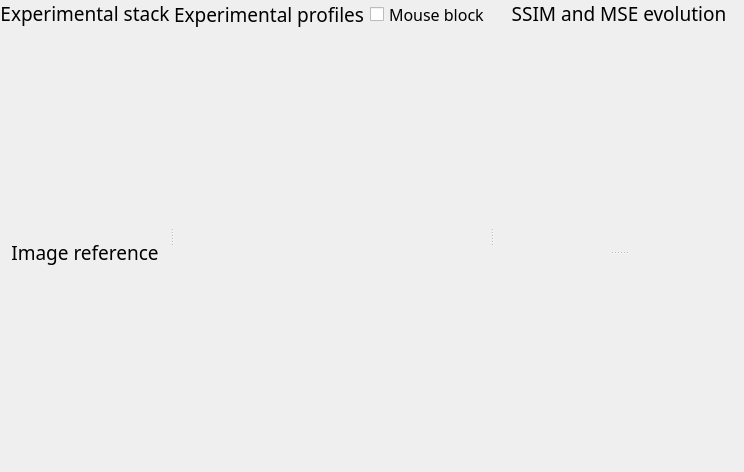
       <widget class="QSplitter" name="splitter_3">
        <property name="orientation">
         <enum>Qt::Horizontal</enum>
        </property>
        <widget class="QWidget" name="layoutWidget">
         <layout class="QVBoxLayout" name="verticalLayout_3">
          <item>
           <widget class="QLabel" name="label_6">
            <property name="palette">
             <palette>
              <active>
               <colorrole role="WindowText">
                <brush brushstyle="SolidPattern">
                 <color alpha="255">
                  <red>0</red>
                  <green>0</green>
                  <blue>0</blue>
                 </color>
                </brush>
               </colorrole>
               <colorrole role="Button">
                <brush brushstyle="SolidPattern">
                 <color alpha="255">
                  <red>253</red>
                  <green>249</green>
                  <blue>248</blue>
                 </color>
                </brush>
               </colorrole>
               <colorrole role="Text">
                <brush brushstyle="SolidPattern">
                 <color alpha="255">
                  <red>0</red>
                  <green>0</green>
                  <blue>0</blue>
                 </color>
                </brush>
               </colorrole>
               <colorrole role="ButtonText">
                <brush brushstyle="SolidPattern">
                 <color alpha="255">
                  <red>0</red>
                  <green>0</green>
                  <blue>0</blue>
                 </color>
                </brush>
               </colorrole>
               <colorrole role="Base">
                <brush brushstyle="SolidPattern">
                 <color alpha="255">
                  <red>253</red>
                  <green>249</green>
                  <blue>248</blue>
                 </color>
                </brush>
               </colorrole>
               <colorrole role="Window">
                <brush brushstyle="SolidPattern">
                 <color alpha="255">
                  <red>253</red>
                  <green>249</green>
                  <blue>248</blue>
                 </color>
                </brush>
               </colorrole>
              </active>
              <inactive>
               <colorrole role="WindowText">
                <brush brushstyle="SolidPattern">
                 <color alpha="255">
                  <red>0</red>
                  <green>0</green>
                  <blue>0</blue>
                 </color>
                </brush>
               </colorrole>
               <colorrole role="Button">
                <brush brushstyle="SolidPattern">
                 <color alpha="255">
                  <red>253</red>
                  <green>249</green>
                  <blue>248</blue>
                 </color>
                </brush>
               </colorrole>
               <colorrole role="Text">
                <brush brushstyle="SolidPattern">
                 <color alpha="255">
                  <red>0</red>
                  <green>0</green>
                  <blue>0</blue>
                 </color>
                </brush>
               </colorrole>
               <colorrole role="ButtonText">
                <brush brushstyle="SolidPattern">
                 <color alpha="255">
                  <red>0</red>
                  <green>0</green>
                  <blue>0</blue>
                 </color>
                </brush>
               </colorrole>
               <colorrole role="Base">
                <brush brushstyle="SolidPattern">
                 <color alpha="255">
                  <red>253</red>
                  <green>249</green>
                  <blue>248</blue>
                 </color>
                </brush>
               </colorrole>
               <colorrole role="Window">
                <brush brushstyle="SolidPattern">
                 <color alpha="255">
                  <red>253</red>
                  <green>249</green>
                  <blue>248</blue>
                 </color>
                </brush>
               </colorrole>
              </inactive>
              <disabled>
               <colorrole role="WindowText">
                <brush brushstyle="SolidPattern">
                 <color alpha="255">
                  <red>0</red>
                  <green>0</green>
                  <blue>0</blue>
                 </color>
                </brush>
               </colorrole>
               <colorrole role="Button">
                <brush brushstyle="SolidPattern">
                 <color alpha="255">
                  <red>253</red>
                  <green>249</green>
                  <blue>248</blue>
                 </color>
                </brush>
               </colorrole>
               <colorrole role="Text">
                <brush brushstyle="SolidPattern">
                 <color alpha="255">
                  <red>0</red>
                  <green>0</green>
                  <blue>0</blue>
                 </color>
                </brush>
               </colorrole>
               <colorrole role="ButtonText">
                <brush brushstyle="SolidPattern">
                 <color alpha="255">
                  <red>0</red>
                  <green>0</green>
                  <blue>0</blue>
                 </color>
                </brush>
               </colorrole>
               <colorrole role="Base">
                <brush brushstyle="SolidPattern">
                 <color alpha="255">
                  <red>253</red>
                  <green>249</green>
                  <blue>248</blue>
                 </color>
                </brush>
               </colorrole>
               <colorrole role="Window">
                <brush brushstyle="SolidPattern">
                 <color alpha="255">
                  <red>253</red>
                  <green>249</green>
                  <blue>248</blue>
                 </color>
                </brush>
               </colorrole>
              </disabled>
             </palette>
            </property>
            <property name="font">
             <font>
              <family>Noto Sans Cond</family>
              <pointsize>14</pointsize>
              <weight>50</weight>
              <italic>false</italic>
              <bold>false</bold>
             </font>
            </property>
            <property name="styleSheet">
             <string notr="true"/>
            </property>
            <property name="text">
             <string>Experimental stack</string>
            </property>
            <property name="alignment">
             <set>Qt::AlignCenter</set>
            </property>
           </widget>
          </item>
          <item>
           <widget class="ImageView" name="expSeries" native="true">
            <property name="sizePolicy">
             <sizepolicy hsizetype="MinimumExpanding" vsizetype="MinimumExpanding">
              <horstretch>0</horstretch>
              <verstretch>0</verstretch>
             </sizepolicy>
            </property>
            <property name="minimumSize">
             <size>
              <width>0</width>
              <height>200</height>
             </size>
            </property>
           </widget>
          </item>
          <item>
           <widget class="QLabel" name="label_13">
            <property name="palette">
             <palette>
              <active>
               <colorrole role="WindowText">
                <brush brushstyle="SolidPattern">
                 <color alpha="255">
                  <red>0</red>
                  <green>0</green>
                  <blue>0</blue>
                 </color>
                </brush>
               </colorrole>
               <colorrole role="Button">
                <brush brushstyle="SolidPattern">
                 <color alpha="255">
                  <red>253</red>
                  <green>249</green>
                  <blue>248</blue>
                 </color>
                </brush>
               </colorrole>
               <colorrole role="Text">
                <brush brushstyle="SolidPattern">
                 <color alpha="255">
                  <red>0</red>
                  <green>0</green>
                  <blue>0</blue>
                 </color>
                </brush>
               </colorrole>
               <colorrole role="ButtonText">
                <brush brushstyle="SolidPattern">
                 <color alpha="255">
                  <red>0</red>
                  <green>0</green>
                  <blue>0</blue>
                 </color>
                </brush>
               </colorrole>
               <colorrole role="Base">
                <brush brushstyle="SolidPattern">
                 <color alpha="255">
                  <red>253</red>
                  <green>249</green>
                  <blue>248</blue>
                 </color>
                </brush>
               </colorrole>
               <colorrole role="Window">
                <brush brushstyle="SolidPattern">
                 <color alpha="255">
                  <red>253</red>
                  <green>249</green>
                  <blue>248</blue>
                 </color>
                </brush>
               </colorrole>
              </active>
              <inactive>
               <colorrole role="WindowText">
                <brush brushstyle="SolidPattern">
                 <color alpha="255">
                  <red>0</red>
                  <green>0</green>
                  <blue>0</blue>
                 </color>
                </brush>
               </colorrole>
               <colorrole role="Button">
                <brush brushstyle="SolidPattern">
                 <color alpha="255">
                  <red>253</red>
                  <green>249</green>
                  <blue>248</blue>
                 </color>
                </brush>
               </colorrole>
               <colorrole role="Text">
                <brush brushstyle="SolidPattern">
                 <color alpha="255">
                  <red>0</red>
                  <green>0</green>
                  <blue>0</blue>
                 </color>
                </brush>
               </colorrole>
               <colorrole role="ButtonText">
                <brush brushstyle="SolidPattern">
                 <color alpha="255">
                  <red>0</red>
                  <green>0</green>
                  <blue>0</blue>
                 </color>
                </brush>
               </colorrole>
               <colorrole role="Base">
                <brush brushstyle="SolidPattern">
                 <color alpha="255">
                  <red>253</red>
                  <green>249</green>
                  <blue>248</blue>
                 </color>
                </brush>
               </colorrole>
               <colorrole role="Window">
                <brush brushstyle="SolidPattern">
                 <color alpha="255">
                  <red>253</red>
                  <green>249</green>
                  <blue>248</blue>
                 </color>
                </brush>
               </colorrole>
              </inactive>
              <disabled>
               <colorrole role="WindowText">
                <brush brushstyle="SolidPattern">
                 <color alpha="255">
                  <red>0</red>
                  <green>0</green>
                  <blue>0</blue>
                 </color>
                </brush>
               </colorrole>
               <colorrole role="Button">
                <brush brushstyle="SolidPattern">
                 <color alpha="255">
                  <red>253</red>
                  <green>249</green>
                  <blue>248</blue>
                 </color>
                </brush>
               </colorrole>
               <colorrole role="Text">
                <brush brushstyle="SolidPattern">
                 <color alpha="255">
                  <red>0</red>
                  <green>0</green>
                  <blue>0</blue>
                 </color>
                </brush>
               </colorrole>
               <colorrole role="ButtonText">
                <brush brushstyle="SolidPattern">
                 <color alpha="255">
                  <red>0</red>
                  <green>0</green>
                  <blue>0</blue>
                 </color>
                </brush>
               </colorrole>
               <colorrole role="Base">
                <brush brushstyle="SolidPattern">
                 <color alpha="255">
                  <red>253</red>
                  <green>249</green>
                  <blue>248</blue>
                 </color>
                </brush>
               </colorrole>
               <colorrole role="Window">
                <brush brushstyle="SolidPattern">
                 <color alpha="255">
                  <red>253</red>
                  <green>249</green>
                  <blue>248</blue>
                 </color>
                </brush>
               </colorrole>
              </disabled>
             </palette>
            </property>
            <property name="font">
             <font>
              <family>Noto Sans Cond</family>
              <pointsize>14</pointsize>
              <weight>50</weight>
              <italic>false</italic>
              <bold>false</bold>
             </font>
            </property>
            <property name="styleSheet">
             <string notr="true"/>
            </property>
            <property name="text">
             <string>Image reference</string>
            </property>
            <property name="alignment">
             <set>Qt::AlignCenter</set>
            </property>
           </widget>
          </item>
          <item>
           <widget class="ImageView" name="refSeries" native="true">
            <property name="sizePolicy">
             <sizepolicy hsizetype="MinimumExpanding" vsizetype="MinimumExpanding">
              <horstretch>0</horstretch>
              <verstretch>0</verstretch>
             </sizepolicy>
            </property>
            <property name="minimumSize">
             <size>
              <width>0</width>
              <height>200</height>
             </size>
            </property>
           </widget>
          </item>
         </layout>
        </widget>
        <widget class="QWidget" name="layoutWidget">
         <layout class="QVBoxLayout" name="verticalLayout_2">
          <item>
           <layout class="QHBoxLayout" name="horizontalLayout_7">
            <item>
             <widget class="QLabel" name="label_7">
              <property name="palette">
               <palette>
                <active>
                 <colorrole role="WindowText">
                  <brush brushstyle="SolidPattern">
                   <color alpha="255">
                    <red>0</red>
                    <green>0</green>
                    <blue>0</blue>
                   </color>
                  </brush>
                 </colorrole>
                 <colorrole role="Button">
                  <brush brushstyle="SolidPattern">
                   <color alpha="255">
                    <red>253</red>
                    <green>249</green>
                    <blue>248</blue>
                   </color>
                  </brush>
                 </colorrole>
                 <colorrole role="Text">
                  <brush brushstyle="SolidPattern">
                   <color alpha="255">
                    <red>0</red>
                    <green>0</green>
                    <blue>0</blue>
                   </color>
                  </brush>
                 </colorrole>
                 <colorrole role="ButtonText">
                  <brush brushstyle="SolidPattern">
                   <color alpha="255">
                    <red>0</red>
                    <green>0</green>
                    <blue>0</blue>
                   </color>
                  </brush>
                 </colorrole>
                 <colorrole role="Base">
                  <brush brushstyle="SolidPattern">
                   <color alpha="255">
                    <red>253</red>
                    <green>249</green>
                    <blue>248</blue>
                   </color>
                  </brush>
                 </colorrole>
                 <colorrole role="Window">
                  <brush brushstyle="SolidPattern">
                   <color alpha="255">
                    <red>253</red>
                    <green>249</green>
                    <blue>248</blue>
                   </color>
                  </brush>
                 </colorrole>
                </active>
                <inactive>
                 <colorrole role="WindowText">
                  <brush brushstyle="SolidPattern">
                   <color alpha="255">
                    <red>0</red>
                    <green>0</green>
                    <blue>0</blue>
                   </color>
                  </brush>
                 </colorrole>
                 <colorrole role="Button">
                  <brush brushstyle="SolidPattern">
                   <color alpha="255">
                    <red>253</red>
                    <green>249</green>
                    <blue>248</blue>
                   </color>
                  </brush>
                 </colorrole>
                 <colorrole role="Text">
                  <brush brushstyle="SolidPattern">
                   <color alpha="255">
                    <red>0</red>
                    <green>0</green>
                    <blue>0</blue>
                   </color>
                  </brush>
                 </colorrole>
                 <colorrole role="ButtonText">
                  <brush brushstyle="SolidPattern">
                   <color alpha="255">
                    <red>0</red>
                    <green>0</green>
                    <blue>0</blue>
                   </color>
                  </brush>
                 </colorrole>
                 <colorrole role="Base">
                  <brush brushstyle="SolidPattern">
                   <color alpha="255">
                    <red>253</red>
                    <green>249</green>
                    <blue>248</blue>
                   </color>
                  </brush>
                 </colorrole>
                 <colorrole role="Window">
                  <brush brushstyle="SolidPattern">
                   <color alpha="255">
                    <red>253</red>
                    <green>249</green>
                    <blue>248</blue>
                   </color>
                  </brush>
                 </colorrole>
                </inactive>
                <disabled>
                 <colorrole role="WindowText">
                  <brush brushstyle="SolidPattern">
                   <color alpha="255">
                    <red>0</red>
                    <green>0</green>
                    <blue>0</blue>
                   </color>
                  </brush>
                 </colorrole>
                 <colorrole role="Button">
                  <brush brushstyle="SolidPattern">
                   <color alpha="255">
                    <red>253</red>
                    <green>249</green>
                    <blue>248</blue>
                   </color>
                  </brush>
                 </colorrole>
                 <colorrole role="Text">
                  <brush brushstyle="SolidPattern">
                   <color alpha="255">
                    <red>0</red>
                    <green>0</green>
                    <blue>0</blue>
                   </color>
                  </brush>
                 </colorrole>
                 <colorrole role="ButtonText">
                  <brush brushstyle="SolidPattern">
                   <color alpha="255">
                    <red>0</red>
                    <green>0</green>
                    <blue>0</blue>
                   </color>
                  </brush>
                 </colorrole>
                 <colorrole role="Base">
                  <brush brushstyle="SolidPattern">
                   <color alpha="255">
                    <red>253</red>
                    <green>249</green>
                    <blue>248</blue>
                   </color>
                  </brush>
                 </colorrole>
                 <colorrole role="Window">
                  <brush brushstyle="SolidPattern">
                   <color alpha="255">
                    <red>253</red>
                    <green>249</green>
                    <blue>248</blue>
                   </color>
                  </brush>
                 </colorrole>
                </disabled>
               </palette>
              </property>
              <property name="font">
               <font>
                <family>Noto Sans Cond</family>
                <pointsize>14</pointsize>
                <weight>50</weight>
                <italic>false</italic>
                <bold>false</bold>
               </font>
              </property>
              <property name="styleSheet">
               <string notr="true"/>
              </property>
              <property name="text">
               <string>Experimental profiles</string>
              </property>
              <property name="alignment">
               <set>Qt::AlignCenter</set>
              </property>
             </widget>
            </item>
            <item>
             <widget class="QCheckBox" name="mouseLock">
              <property name="font">
               <font>
                <family>Noto Sans Cond</family>
                <pointsize>12</pointsize>
                <weight>50</weight>
                <italic>false</italic>
                <bold>false</bold>
               </font>
              </property>
              <property name="styleSheet">
               <string notr="true"/>
              </property>
              <property name="text">
               <string>Mouse block</string>
              </property>
             </widget>
            </item>
           </layout>
          </item>
          <item>
           <widget class="PlotWidget" name="profiles0" native="true">
            <property name="sizePolicy">
             <sizepolicy hsizetype="MinimumExpanding" vsizetype="MinimumExpanding">
              <horstretch>0</horstretch>
              <verstretch>0</verstretch>
             </sizepolicy>
            </property>
            <property name="minimumSize">
             <size>
              <width>300</width>
              <height>200</height>
             </size>
            </property>
           </widget>
          </item>
         </layout>
        </widget>
        <widget class="QWidget" name="layoutWidget">
         <layout class="QVBoxLayout" name="verticalLayout">
          <item>
           <widget class="QLabel" name="label_8">
            <property name="palette">
             <palette>
              <active>
               <colorrole role="WindowText">
                <brush brushstyle="SolidPattern">
                 <color alpha="255">
                  <red>0</red>
                  <green>0</green>
                  <blue>0</blue>
                 </color>
                </brush>
               </colorrole>
               <colorrole role="Button">
                <brush brushstyle="SolidPattern">
                 <color alpha="255">
                  <red>253</red>
                  <green>249</green>
                  <blue>248</blue>
                 </color>
                </brush>
               </colorrole>
               <colorrole role="Text">
                <brush brushstyle="SolidPattern">
                 <color alpha="255">
                  <red>0</red>
                  <green>0</green>
                  <blue>0</blue>
                 </color>
                </brush>
               </colorrole>
               <colorrole role="ButtonText">
                <brush brushstyle="SolidPattern">
                 <color alpha="255">
                  <red>0</red>
                  <green>0</green>
                  <blue>0</blue>
                 </color>
                </brush>
               </colorrole>
               <colorrole role="Base">
                <brush brushstyle="SolidPattern">
                 <color alpha="255">
                  <red>253</red>
                  <green>249</green>
                  <blue>248</blue>
                 </color>
                </brush>
               </colorrole>
               <colorrole role="Window">
                <brush brushstyle="SolidPattern">
                 <color alpha="255">
                  <red>253</red>
                  <green>249</green>
                  <blue>248</blue>
                 </color>
                </brush>
               </colorrole>
              </active>
              <inactive>
               <colorrole role="WindowText">
                <brush brushstyle="SolidPattern">
                 <color alpha="255">
                  <red>0</red>
                  <green>0</green>
                  <blue>0</blue>
                 </color>
                </brush>
               </colorrole>
               <colorrole role="Button">
                <brush brushstyle="SolidPattern">
                 <color alpha="255">
                  <red>253</red>
                  <green>249</green>
                  <blue>248</blue>
                 </color>
                </brush>
               </colorrole>
               <colorrole role="Text">
                <brush brushstyle="SolidPattern">
                 <color alpha="255">
                  <red>0</red>
                  <green>0</green>
                  <blue>0</blue>
                 </color>
                </brush>
               </colorrole>
               <colorrole role="ButtonText">
                <brush brushstyle="SolidPattern">
                 <color alpha="255">
                  <red>0</red>
                  <green>0</green>
                  <blue>0</blue>
                 </color>
                </brush>
               </colorrole>
               <colorrole role="Base">
                <brush brushstyle="SolidPattern">
                 <color alpha="255">
                  <red>253</red>
                  <green>249</green>
                  <blue>248</blue>
                 </color>
                </brush>
               </colorrole>
               <colorrole role="Window">
                <brush brushstyle="SolidPattern">
                 <color alpha="255">
                  <red>253</red>
                  <green>249</green>
                  <blue>248</blue>
                 </color>
                </brush>
               </colorrole>
              </inactive>
              <disabled>
               <colorrole role="WindowText">
                <brush brushstyle="SolidPattern">
                 <color alpha="255">
                  <red>0</red>
                  <green>0</green>
                  <blue>0</blue>
                 </color>
                </brush>
               </colorrole>
               <colorrole role="Button">
                <brush brushstyle="SolidPattern">
                 <color alpha="255">
                  <red>253</red>
                  <green>249</green>
                  <blue>248</blue>
                 </color>
                </brush>
               </colorrole>
               <colorrole role="Text">
                <brush brushstyle="SolidPattern">
                 <color alpha="255">
                  <red>0</red>
                  <green>0</green>
                  <blue>0</blue>
                 </color>
                </brush>
               </colorrole>
               <colorrole role="ButtonText">
                <brush brushstyle="SolidPattern">
                 <color alpha="255">
                  <red>0</red>
                  <green>0</green>
                  <blue>0</blue>
                 </color>
                </brush>
               </colorrole>
               <colorrole role="Base">
                <brush brushstyle="SolidPattern">
                 <color alpha="255">
                  <red>253</red>
                  <green>249</green>
                  <blue>248</blue>
                 </color>
                </brush>
               </colorrole>
               <colorrole role="Window">
                <brush brushstyle="SolidPattern">
                 <color alpha="255">
                  <red>253</red>
                  <green>249</green>
                  <blue>248</blue>
                 </color>
                </brush>
               </colorrole>
              </disabled>
             </palette>
            </property>
            <property name="font">
             <font>
              <family>Noto Sans Cond</family>
              <pointsize>14</pointsize>
              <weight>50</weight>
              <italic>false</italic>
              <bold>false</bold>
             </font>
            </property>
            <property name="styleSheet">
             <string notr="true"/>
            </property>
            <property name="text">
             <string>SSIM and MSE evolution</string>
            </property>
            <property name="alignment">
             <set>Qt::AlignCenter</set>
            </property>
           </widget>
          </item>
          <item>
           <widget class="QSplitter" name="splitter">
            <property name="orientation">
             <enum>Qt::Vertical</enum>
            </property>
            <widget class="PlotWidget" name="profiles" native="true">
             <property name="sizePolicy">
              <sizepolicy hsizetype="MinimumExpanding" vsizetype="MinimumExpanding">
               <horstretch>0</horstretch>
               <verstretch>0</verstretch>
              </sizepolicy>
             </property>
             <property name="minimumSize">
              <size>
               <width>250</width>
               <height>200</height>
              </size>
             </property>
            </widget>
            <widget class="PlotWidget" name="profiles2" native="true">
             <property name="sizePolicy">
              <sizepolicy hsizetype="MinimumExpanding" vsizetype="MinimumExpanding">
               <horstretch>0</horstretch>
               <verstretch>0</verstretch>
              </sizepolicy>
             </property>
             <property name="minimumSize">
              <size>
               <width>250</width>
               <height>200</height>
              </size>
             </property>
            </widget>
           </widget>
          </item>
         </layout>
        </widget>
       </widget>
